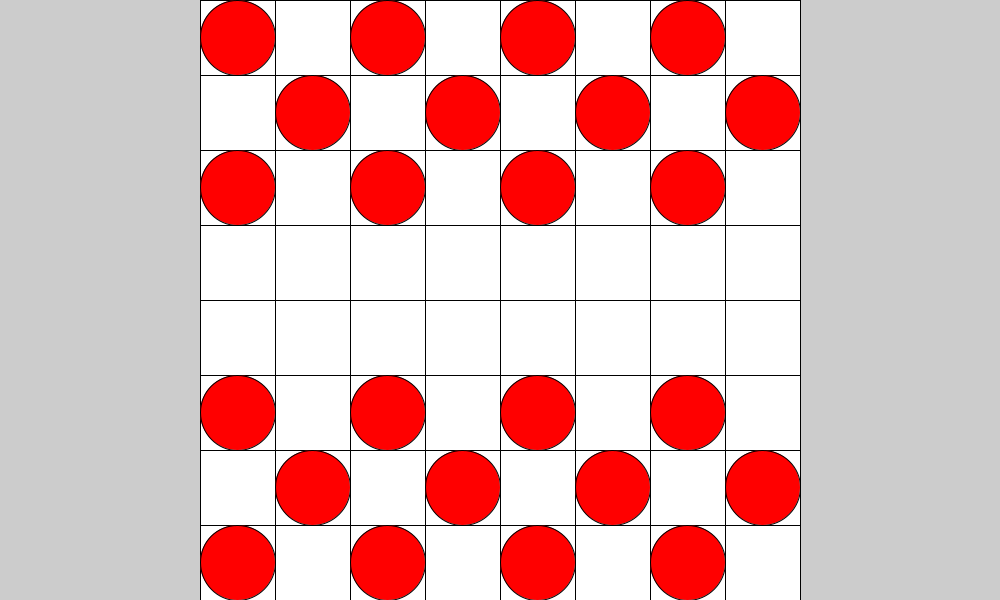
Frame 1 (no input)
Frame 60 (the mouse pressed at the canvas centre just before this capture): identical to frame 1, image omitted
Frame 120 (the mouse held since frame 60 and released just before this capture): identical to frame 1, image omitted

The Processing sketch that drew this single still picture (run headless with seeded random() and noise(); from frame 60 on, the mouse is pressed at the canvas centre):

// Processing sketch: checers_with_some_pieces
// ── checers_with_some_pieces.pde
int count = 24;
int cols=8;
int rows=8;
int w = (600)/cols;
int h = (height)/rows;
Cell[][] board = new Cell[cols][rows];  
Checker [] checkers = new Checker [count];
void setup() {   
  size(1000, 600);
  int w = (600)/cols;
  int h = (height)/rows;
  for (int i = 0; i < cols; i++) {
    for (int j = 0; j < rows; j++) {
      board[i][j] = new Cell(i*w+200, j*h, w, h, 0);
    }
  }
  //first row red
  checkers [0] = new Checker (200, 0, w, h);
  checkers [1] = new Checker (350, 0, w, h);
  checkers [2] = new Checker (500, 0, w, h);
  checkers [3] = new Checker (650, 0, w, h);
  //third row red
  checkers [4] = new Checker (200, 150, w, h);
  checkers [5] = new Checker (350, 150, w, h);
  checkers [6] = new Checker (500, 150, w, h);
  checkers [7] = new Checker (650, 150, w, h);
  //second row red
  checkers [8] = new Checker (275, 75,w,h);
  checkers [9] = new Checker (425, 75,w,h);
  checkers [10] = new Checker (575, 75, w, h);
  checkers [11] = new Checker (725,75,w,h);
  //first row blue
  checkers [12] = new Checker (200, height-75,w,h);
  checkers [13] = new Checker (350, height-75, w, h);
  checkers [14] = new Checker (500, height-75, w, h);
  checkers [15] = new Checker (650, height-75, w, h);
  //third row blue 
  checkers [16] = new Checker (200, height-225,w,h);
  checkers [17] = new Checker (350, height-225, w, h);
  checkers [18] = new Checker (500, height-225, w, h);
  checkers [19] = new Checker (650, height-225, w, h);
  //second row blue
  checkers [20] = new Checker (275, height-150,w,h);
  checkers [21] = new Checker (425, height-150,w,h);
  checkers [22] = new Checker (575, height-150, w, h);
  checkers [23] = new Checker (725,height-150,w,h);
  
}

void draw () {
  for (int i = 0; i < cols; i++) {
    for (int j = 0; j < rows; j++) {
      board[i][j].display();
    }
  }
  for (int i = 0; i<count;i++) {
    checkers[i].display();
  }
}

class Cell {   
  float x, y;
  float w, h;
  int state;

  Cell (float tx, float ty, float tw, float th, int ts) {
    x=tx;
    y=ty;
    w=tw;
    h=th;
    state=ts;
  }

  void display() {
    fill(255);
    rect(x, y, w, h);
    if (state==0) {
    }
    if (state==1) {
      fill (0, 0, 255);
      ellipse(x+w/2, y+h/2, w, h);
    }
    if (state==2) {
      fill (255, 0, 0);
      ellipse(x+w/2, y+h/2, w, h);
    }
  }
}


class Checker {
  float x, y;
  float w, h;
  color c;

  Checker (float tx, float ty, float tw, float th) {
    x=tx;
    y=ty;
    w=th;
    h=th;
    if (y<height/2) {
      c=color (255, 0, 0);
    }
    else {
      c=color (0, 0, 255);
    }
  }

  void display () {
    fill (255, 0, 0);
    ellipse(x+w/2, y+h/2, w, h);
  }
}
